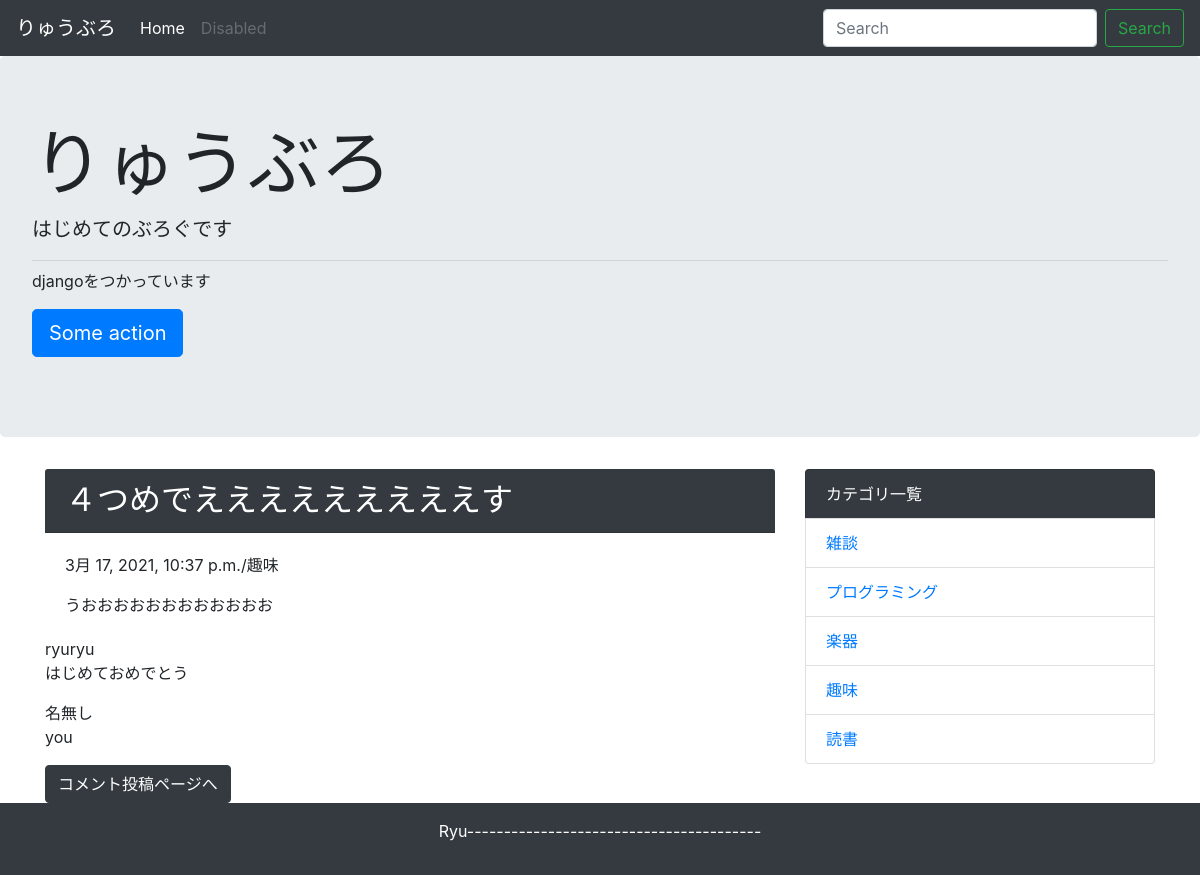
/detail/4/, run on the app's committed database.
### blog/models.py (models this page shows, shortened)
class Post(models.Model):
    title = models.CharField("タイトル",max_length=255)
    text = models.TextField("本文")
    created_at = models.DateTimeField("作成日",default=timezone.now)
    category = models.ForeignKey(Category,verbose_name="カテゴリ",on_delete=models.PROTECT)

class Category(models.Model):
    name = models.CharField("カテゴリ名",max_length=255)
    created_at = models.DateTimeField("作成日",default=timezone.now)
    def __str__(self):
        return self.name

class Comment(models.Model):
    name = models.CharField("お名前", max_length=50,default="名無し")
    text = models.TextField("本文")
    post = models.ForeignKey(Post,verbose_name="紐づく記事",on_delete=models.PROTECT)
    created_at = models.DateTimeField("作成日",default=timezone.now)

### blog/views.py (the view)
# urls.py: path('detail/<int:pk>/',views.DetailView.as_view(),name='detail'),
class DetailView(generic.DetailView):
    model = Post

### blog/context_processors.py (called while the page is built)
def common(request):
    Context = {
        'category_list':Category.objects.all(),
    }
    return Context

### blog/templates/blog/post_detail.html
{% extends 'blog/base.html' %}
{% block content %}
    <div>
        <h2 class="card-header bg-dark text-white">{{ post.title }}</h2>
        <div class="card-body">
            <p>{{ post.created_at }}/{{ post.category }}</p>
            {{ post.text | linebreaksbr | urlize}}
        </div>
    </div>
    {% for comment in post.comment_set.all %}
        <p>{{ comment.name }}
            <br>{{ comment.text | linebreaksbr }}</p>
    {% endfor %}
    <a class="btn btn-dark" href="{% url 'blog:comment' post.pk %}">コメント投稿ページへ</a>
{% endblock %}

### blog/templates/blog/base.html (shortened to what this page needs)
<!doctype html>
<html lang="ja">
    <head>
        <link
            rel="stylesheet"
            href="https://maxcdn.bootstrapcdn.com/bootstrap/4.0.0-beta.2/css/bootstrap.min.css"
>
    </head>
    <body>
        <nav class="navbar navbar-expand-lg navbar-dark bg-dark">
            <a class="navbar-brand" href="#">りゅうぶろ</a>
            <div class="collapse navbar-collapse" id="navbarSupportedContent">
                <ul class="navbar-nav mr-auto">
                    <li class="nav-item active">
                        <a class="nav-link" href="{% url 'blog:index' %}">Home
                            <span class="sr-only">(current)</span></a>
                    </li>
                    <li class="nav-item">
                        <a class="nav-link disabled" href="#">Disabled</a>
                    </li>
                </ul>
                <form class="form-inline my-2 my-lg-0" method="GET" action="{% url 'blog:index' %}">
                    <input
                        class="form-control mr-sm-2"
                        type="text"
                        placeholder="Search"
                        aria-label="Search"
                        name="keyword">
                    <button class="btn btn-outline-success my-2 my-sm-0" type="submit">Search</button>
                </form>
            </div>
        </nav>
        <div class="jumbotron">
            <h1 class="display-3">りゅうぶろ</h1>
            <p class="lead">はじめてのぶろぐです</p>
            <hr class="my-2">
            <p>djangoをつかっています</p>
            <p class="lead">
                <a class="btn btn-primary btn-lg" href="#!" role="button">Some action</a>
            </p>
        </div>
        <div class="container">
            <div class="row">
                <div class="col-md-8">
                    {% block content %}{% endblock %}
                </div>
                <div class="col-md-4">
                    <ul class="list-group">
                        <li class="list-group-item bg-dark text-white">カテゴリ一覧</li>
                        {% for category in category_list %}
                            <li class="list-group-item">
                                <a href="{% url 'blog:category' category.pk %}">{{ category }}</a>
                            </li>
                        {% endfor %}
                    </ul>
                </div>
            </div>
        </div>
        <footer class="bg-dark text-white text-center py-3">
            <p>Ryu----------------------------------------</p>
        </footer>
    </body>
</html>

### data on the page
Post: title "４つめでえええええええええす", created_at "3月 17, 2021, 10:37 p.m.", category "趣味", text "うおおおおおおおおおおおお"
Comment: name "ryuryu", text "はじめておめでとう"
Comment: name "名無し", text "you"
Category: name "雑談"
Category: name "プログラミング"
Category: name "楽器"
Category: name "趣味"
Category: name "読書"
